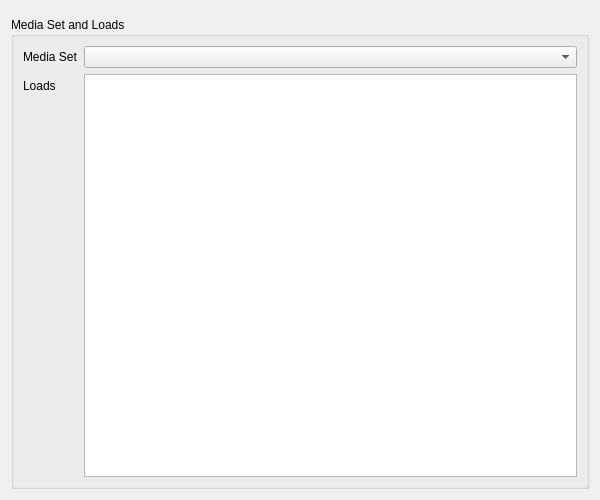
<?xml version="1.0" encoding="UTF-8"?>
<ui version="4.0">
 <author>Thomas Vogt</author>
 <class>Arinc615aDlaQt::UploadOperationSettingsPage</class>
 <widget class="QWizardPage" name="Arinc615aDlaQt::UploadOperationSettingsPage">
  <property name="geometry">
   <rect>
    <x>0</x>
    <y>0</y>
    <width>600</width>
    <height>500</height>
   </rect>
  </property>
  <property name="title">
   <string>Upload Operation Settings</string>
  </property>
  <property name="subTitle">
   <string>Configures parameters for ARINC 615A Upload Operation.</string>
  </property>
  <layout class="QVBoxLayout" name="verticalLayout">
   <item>
    <widget class="Arinc615aDlaQt::SelectTargetWidget" name="targetSettings" native="true"/>
   </item>
   <item>
    <widget class="QGroupBox" name="gbMediaSetLoads">
     <property name="title">
      <string>Media Set and Loads</string>
     </property>
     <layout class="QFormLayout" name="formLayout_4">
      <item row="0" column="0">
       <widget class="QLabel" name="lblMediaSet">
        <property name="text">
         <string>Media Set</string>
        </property>
        <property name="buddy">
         <cstring>mediaSet</cstring>
        </property>
       </widget>
      </item>
      <item row="1" column="0">
       <widget class="QLabel" name="lblLoads">
        <property name="text">
         <string>Loads</string>
        </property>
        <property name="buddy">
         <cstring>loads</cstring>
        </property>
       </widget>
      </item>
      <item row="1" column="1">
       <widget class="QTableView" name="loads">
        <property name="alternatingRowColors">
         <bool>true</bool>
        </property>
        <property name="selectionMode">
         <enum>QAbstractItemView::SelectionMode::MultiSelection</enum>
        </property>
        <property name="selectionBehavior">
         <enum>QAbstractItemView::SelectionBehavior::SelectRows</enum>
        </property>
        <attribute name="horizontalHeaderStretchLastSection">
         <bool>true</bool>
        </attribute>
        <attribute name="verticalHeaderVisible">
         <bool>false</bool>
        </attribute>
       </widget>
      </item>
      <item row="0" column="1">
       <widget class="QComboBox" name="mediaSet"/>
      </item>
     </layout>
    </widget>
   </item>
  </layout>
 </widget>
 <customwidgets>
  <customwidget>
   <class>Arinc615aDlaQt::SelectTargetWidget</class>
   <extends>QWidget</extends>
   <header location="global">arinc_615a_dla_qt/SelectTargetWidget.hpp</header>
   <container>1</container>
  </customwidget>
 </customwidgets>
 <tabstops>
  <tabstop>mediaSet</tabstop>
  <tabstop>loads</tabstop>
 </tabstops>
 <resources/>
 <connections/>
</ui>
